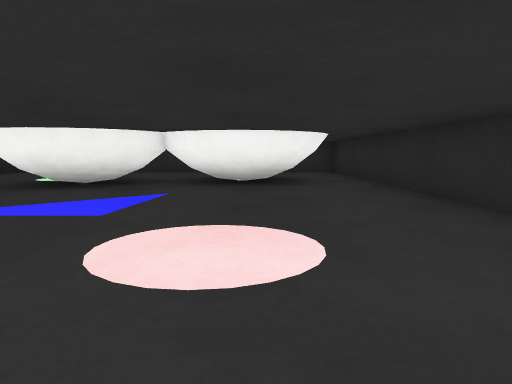
view 1 (above)

14 first-person views from a walk through a robot-simulator world made for Webots. The camera is 0.03 m above the floor, tilts 6° down and sees 70° across. The floor is counted in squares, 0.05 m on a side. Each view is taken from the middle of a square. On the plan, view 1 faces up. The plan holds only what a view shows up to about 9 squares ahead; the rest is blank. Robots are left out. Simple shapes and patterns stand in for the simulator's stock objects.

view 2
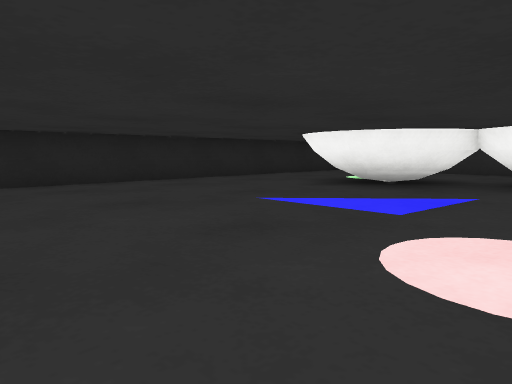

view 3
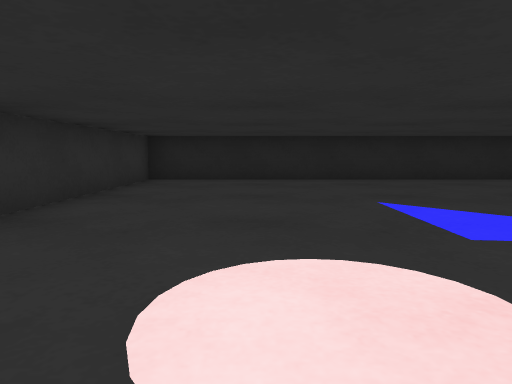

view 4
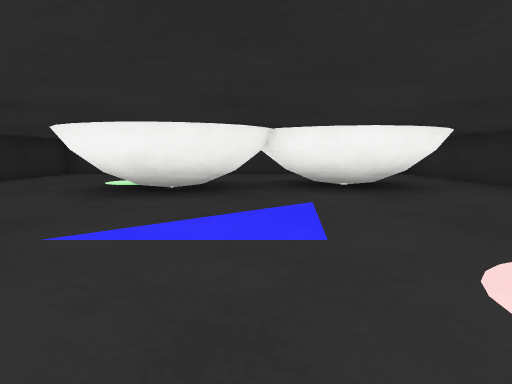

view 5
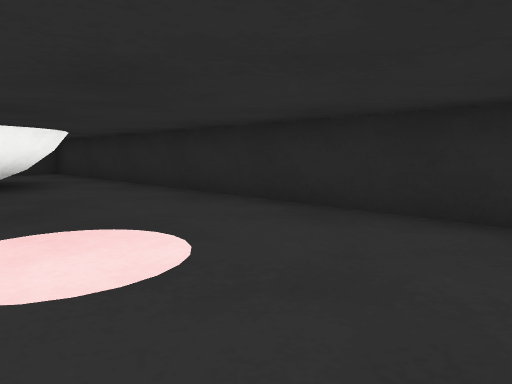

view 6
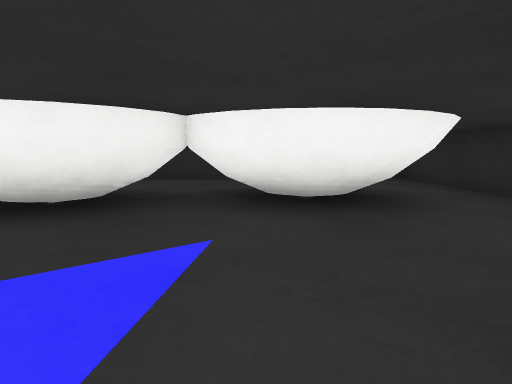

view 7
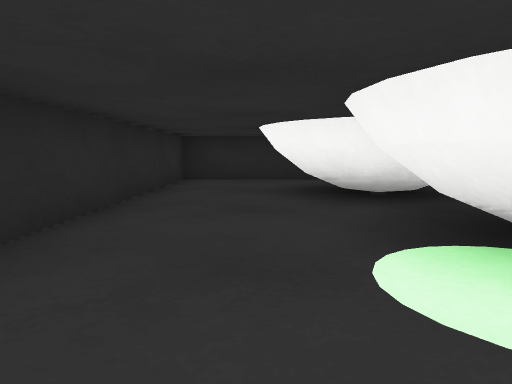

view 8
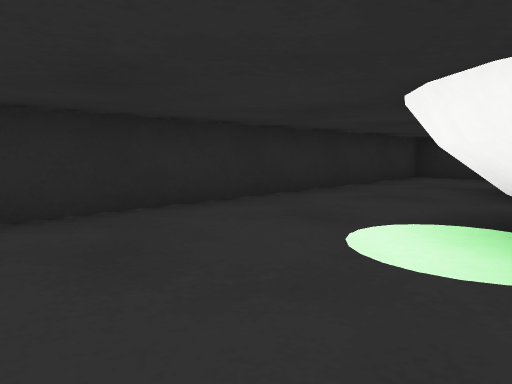

view 9
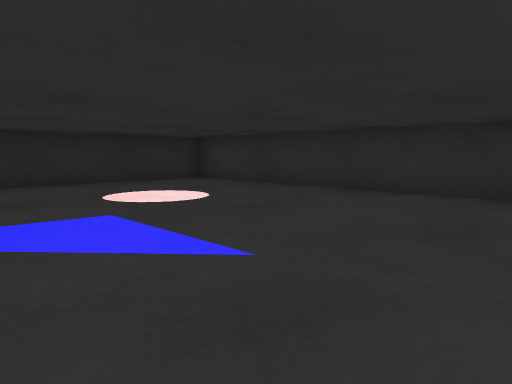

view 10
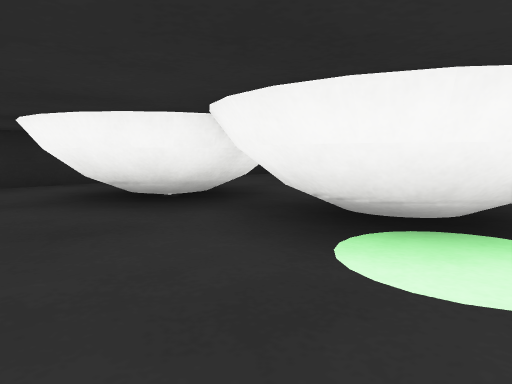

view 11
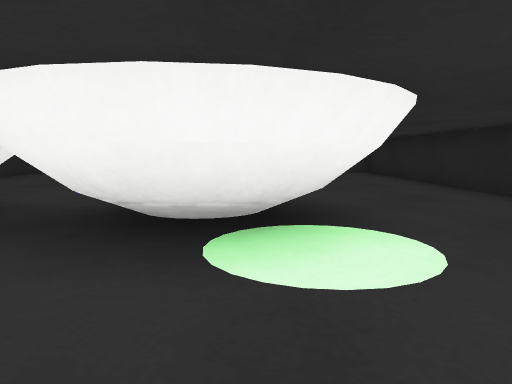

view 12
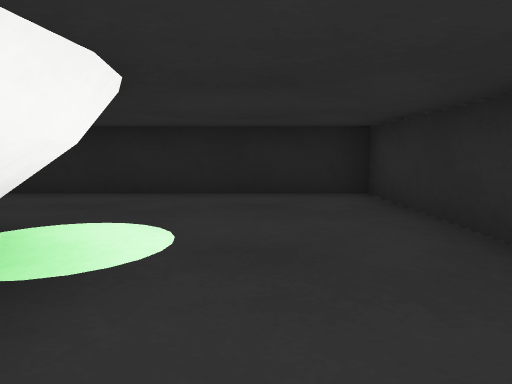

view 13
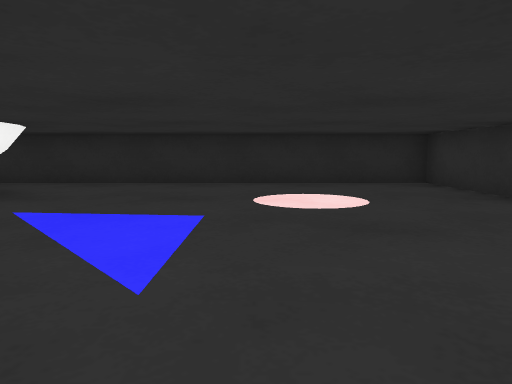

view 14
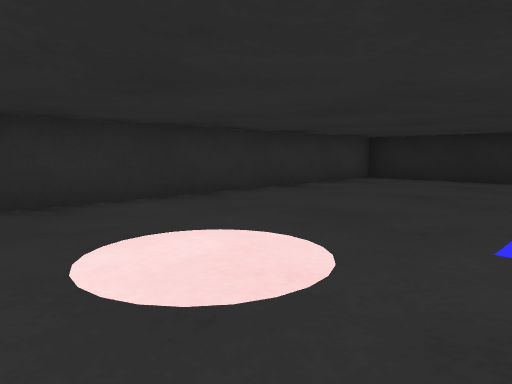

### Floor plan
Key: @ floor where view 1 was taken; # wall or solid block; . floor; B ball.
Columns run from 8 left of view 1 to 3 right of it. Each row starts with its distance up from view 1.
 12 ############
 11 #..........#
 10 #......BB..#
  9 #...BBBBB .#
  8 #..BBBBBBB.#
  7 #..BBBBBBB.#
  6 #...BB.....#
  5 #..........#
  4 #..........#
  3 #..........#
  2 #..........#
  1 #..........#
  0 #.......@..#
 -1 ############

Positions as (right, up) in squares from view 1, and headings:
1: (0, 0), facing up
2: (0, 0), facing up-left
3: (1, 2), facing left
4: (-2, 1), facing up
5: (-1, 0), facing up-right
6: (-1, 3), facing up
7: (-6, 10), facing right
8: (-7, 8), facing up-right
9: (-5, 5), facing down-right
10: (-5, 11), facing down-right
11: (-4, 11), facing down
12: (-2, 10), facing left
13: (-5, 3), facing right
14: (1, 4), facing down-left
